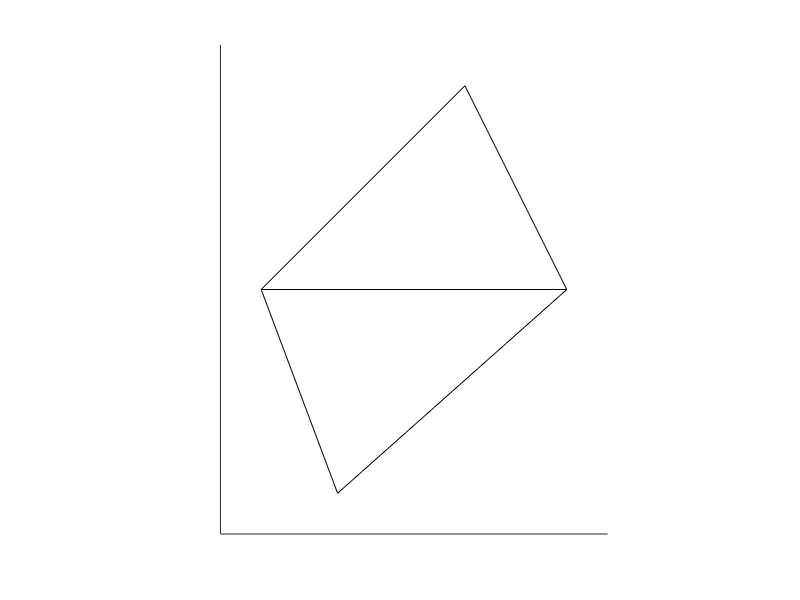

Write MATLAB code to recreate this figure.
clear;
clc;

hold on
x=[0,1];
y=[0,1];
plot(x,y,'k');

x=[1.5,1];
y=[0,1];
plot(x,y,'k');

X=[0,0.375,1.5];
Y=[0,-1,0];

x=X(1:2);
y=Y(1:2);
plot(x,y,'k');

x=X(2:3);
y=Y(2:3);
plot(x,y,'k');

x=X(1:2:3);
y=Y(1:2:3);
plot(x,y,'k');

hold off
axis equal
set(gca,'xlim',[-0.2 1.7]);
set(gca,'ylim',[-1.2 1.2]);
set(gca,'Box','off');
set(gca,'xtick',[]);
set(gca,'ytick',[]);
